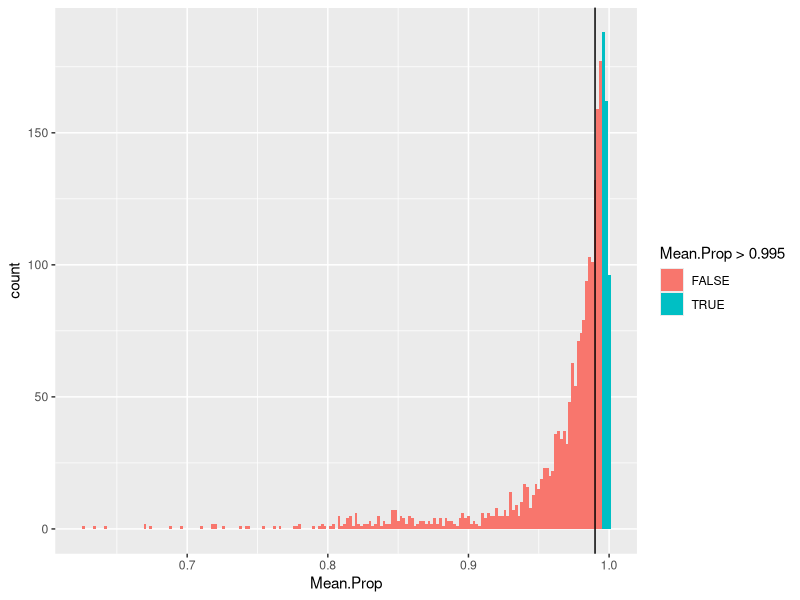

The R source for this figure:
#install.packages("ggplot2",repos = "http://cran.us.r-project.org")
library("ggplot2")

stats <- read.csv("Gene_Proportions.csv")
meanProp <- stats$Mean.Prop
medProp <-stats$Med.Prop

prop_of_interest = 0.99

hist_plot <-ggplot(stats,aes(x=Mean.Prop)) +
  geom_histogram(aes(fill = Mean.Prop > .995),
                 binwidth = 0.002) +
  geom_vline(aes(xintercept=prop_of_interest))

hist_plot
